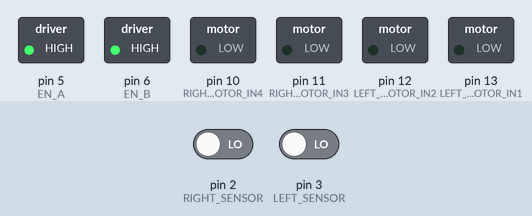
Simulated run of this sketch. Board: Arduino Uno, built with avr-gcc and run on an emulated ATmega328P. On the bench: switched loads named in the sketch (green lamp = pin HIGH). Inputs (shaded band) come from the test bench; at power-on: pin 2 (RIGHT_SENSOR) LOW, pin 3 (LEFT_SENSOR) LOW.

Above: at 7.8 s.
7.9 s: pin 2 (RIGHT_SENSOR) driven HIGH
At 10.8 s:
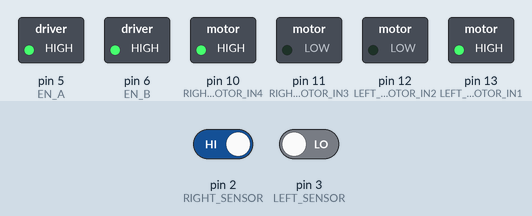
15.8 s: pin 3 (LEFT_SENSOR) driven HIGH
At 16.6 s:
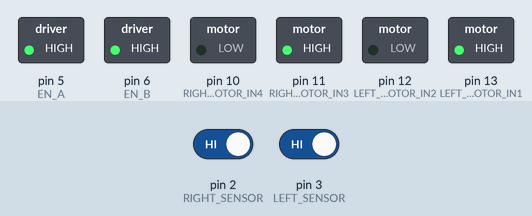
23.5 s: pin 2 (RIGHT_SENSOR) driven LOW
At 25.8 s:
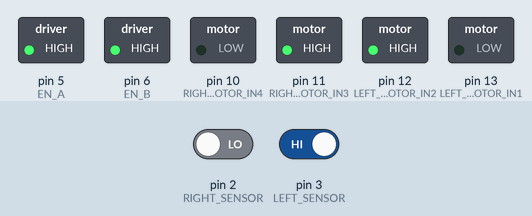
31.4 s: pin 3 (LEFT_SENSOR) driven LOW
At 36.6 s:
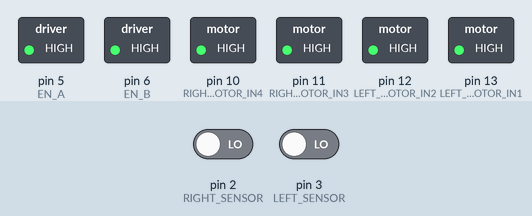
Timing chart, 0 to 40.3 s (numbered marks = the images above; inputs shaded):
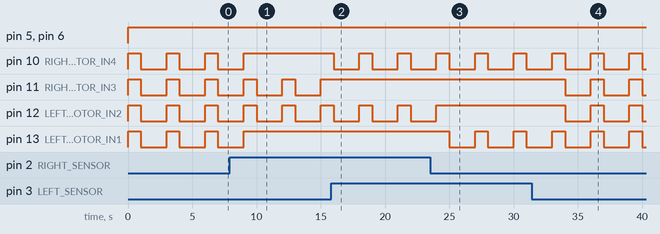

The sketch:

Line_Moving_Robot_2.ino
```cpp
// Pin Definitions
#define LEFT_SENSOR 3
#define RIGHT_SENSOR 2

#define LEFT_MOTOR_IN1 13
#define LEFT_MOTOR_IN2 12
#define RIGHT_MOTOR_IN3 11
#define RIGHT_MOTOR_IN4 10
#define EN_A  5
#define EN_B 6

#define MOTOR_SPEED 250

void setup() {
  pinMode(LEFT_SENSOR, INPUT);
  pinMode(RIGHT_SENSOR, INPUT);

  pinMode(EN_A, OUTPUT);
  pinMode(EN_B, OUTPUT);
  pinMode(LEFT_MOTOR_IN1, OUTPUT);
  pinMode(LEFT_MOTOR_IN2, OUTPUT);
  pinMode(RIGHT_MOTOR_IN3, OUTPUT);
  pinMode(RIGHT_MOTOR_IN4, OUTPUT);

}
void loop() {
  // Read sensor values //
 digitalWrite(EN_A, HIGH);
 digitalWrite(EN_B, HIGH);
digitalWrite(LEFT_MOTOR_IN1, HIGH);
digitalWrite(LEFT_MOTOR_IN2, HIGH);
digitalWrite(RIGHT_MOTOR_IN3, HIGH);
digitalWrite(RIGHT_MOTOR_IN4, HIGH);
delay(1000);

  bool leftDetected = digitalRead(LEFT_SENSOR);
  bool rightDetected = digitalRead(RIGHT_SENSOR);

  // Line-following logic
  if (leftDetected && rightDetected) {
    moveForward();
  } else if (leftDetected) {
    turnLeft();
  } else if (rightDetected) {
    turnRight();
  } else {
    stopMotors();
  }

  delay(2000); // Stabilization delay */
}

void moveForward() {
  digitalWrite(LEFT_MOTOR_IN1, HIGH);
  digitalWrite(LEFT_MOTOR_IN2, LOW);
  digitalWrite(RIGHT_MOTOR_IN3, HIGH);
  digitalWrite(RIGHT_MOTOR_IN4, LOW);
}

void turnLeft() {
  digitalWrite(LEFT_MOTOR_IN1, LOW);
  digitalWrite(LEFT_MOTOR_IN2, HIGH);
  digitalWrite(RIGHT_MOTOR_IN3, HIGH);
  digitalWrite(RIGHT_MOTOR_IN4, LOW);
}

void turnRight() {
  digitalWrite(LEFT_MOTOR_IN1, HIGH);
  digitalWrite(LEFT_MOTOR_IN2, LOW);
  digitalWrite(RIGHT_MOTOR_IN3, LOW);
  digitalWrite(RIGHT_MOTOR_IN4, HIGH);
}

void stopMotors() {
  digitalWrite(LEFT_MOTOR_IN1, LOW);
  digitalWrite(LEFT_MOTOR_IN2, LOW);
  digitalWrite(RIGHT_MOTOR_IN3, LOW);
  digitalWrite(RIGHT_MOTOR_IN4, LOW);
}
```

Measured:
- after the input at 7.9 s, pin 10 (RIGHT_MOTOR_IN4), pin 13 (LEFT_MOTOR_IN1): goes on until 9.0 s, then stays HIGH
- after the input at 15.8 s, pin 10 (RIGHT_MOTOR_IN4): alternates HIGH for 1.0 s and LOW for 2.0 s, starting after 0.20 s; pin 11 (RIGHT_MOTOR_IN3): stops changing and stays HIGH
- after the input at 23.5 s, pin 12 (LEFT_MOTOR_IN2): goes on until 24.0 s, then stays HIGH; pin 13 (LEFT_MOTOR_IN1): alternates HIGH for 1.0 s and LOW for 2.0 s, starting after 1.5 s
- after the input at 31.4 s, pin 11 (RIGHT_MOTOR_IN3), pin 12 (LEFT_MOTOR_IN2): alternates HIGH for 1.0 s and LOW for 2.0 s, starting after 2.6 s
- by itself, pin 10 (RIGHT_MOTOR_IN4), pin 11 (RIGHT_MOTOR_IN3), pin 12 (LEFT_MOTOR_IN2), pin 13 (LEFT_MOTOR_IN1): alternates HIGH for 1.0 s and LOW for 2.0 s
